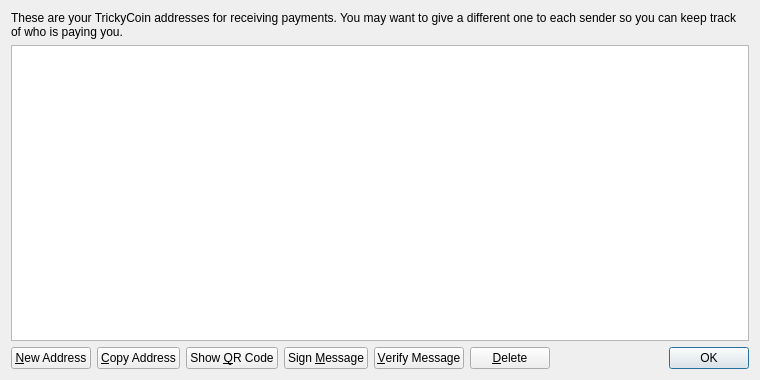
<?xml version="1.0" encoding="UTF-8"?>
<ui version="4.0">
 <class>AddressBookPage</class>
 <widget class="QWidget" name="AddressBookPage">
  <property name="geometry">
   <rect>
    <x>0</x>
    <y>0</y>
    <width>760</width>
    <height>380</height>
   </rect>
  </property>
  <property name="windowTitle">
   <string>Address Book</string>
  </property>
  <layout class="QVBoxLayout" name="verticalLayout">
   <item>
    <widget class="QLabel" name="labelExplanation">
     <property name="text">
      <string>These are your TrickyCoin addresses for receiving payments. You may want to give a different one to each sender so you can keep track of who is paying you.</string>
     </property>
     <property name="textFormat">
      <enum>Qt::PlainText</enum>
     </property>
     <property name="wordWrap">
      <bool>true</bool>
     </property>
    </widget>
   </item>
   <item>
    <widget class="QTableView" name="tableView">
     <property name="contextMenuPolicy">
      <enum>Qt::CustomContextMenu</enum>
     </property>
     <property name="toolTip">
      <string>Double-click to edit address or label</string>
     </property>
     <property name="tabKeyNavigation">
      <bool>false</bool>
     </property>
     <property name="alternatingRowColors">
      <bool>true</bool>
     </property>
     <property name="selectionMode">
      <enum>QAbstractItemView::SingleSelection</enum>
     </property>
     <property name="selectionBehavior">
      <enum>QAbstractItemView::SelectRows</enum>
     </property>
     <property name="sortingEnabled">
      <bool>true</bool>
     </property>
     <attribute name="verticalHeaderVisible">
      <bool>false</bool>
     </attribute>
    </widget>
   </item>
   <item>
    <layout class="QHBoxLayout" name="horizontalLayout">
     <item>
      <widget class="QPushButton" name="newAddressButton">
       <property name="toolTip">
        <string>Create a new address</string>
       </property>
       <property name="text">
        <string>&amp;New Address</string>
       </property>
       <property name="icon">
        <iconset resource="../bitcoin.qrc">
         <normaloff>:/icons/add</normaloff>:/icons/add</iconset>
       </property>
      </widget>
     </item>
     <item>
      <widget class="QPushButton" name="copyToClipboard">
       <property name="toolTip">
        <string>Copy the currently selected address to the system clipboard</string>
       </property>
       <property name="text">
        <string>&amp;Copy Address</string>
       </property>
       <property name="icon">
        <iconset resource="../bitcoin.qrc">
         <normaloff>:/icons/editcopy</normaloff>:/icons/editcopy</iconset>
       </property>
      </widget>
     </item>
     <item>
      <widget class="QPushButton" name="showQRCode">
       <property name="text">
        <string>Show &amp;QR Code</string>
       </property>
       <property name="icon">
        <iconset resource="../bitcoin.qrc">
         <normaloff>:/icons/qrcode</normaloff>:/icons/qrcode</iconset>
       </property>
      </widget>
     </item>
     <item>
      <widget class="QPushButton" name="signMessage">
       <property name="toolTip">
        <string>Sign a message to prove you own a TrickyCoin address</string>
       </property>
       <property name="text">
        <string>Sign &amp;Message</string>
       </property>
       <property name="icon">
        <iconset resource="../bitcoin.qrc">
         <normaloff>:/icons/edit</normaloff>:/icons/edit</iconset>
       </property>
      </widget>
     </item>
     <item>
      <widget class="QPushButton" name="verifyMessage">
       <property name="toolTip">
        <string>Verify a message to ensure it was signed with a specified TrickyCoin address</string>
       </property>
       <property name="text">
        <string>&amp;Verify Message</string>
       </property>
       <property name="icon">
        <iconset resource="../bitcoin.qrc">
         <normaloff>:/icons/transaction_0</normaloff>:/icons/transaction_0</iconset>
       </property>
      </widget>
     </item>
     <item>
      <widget class="QPushButton" name="deleteButton">
       <property name="toolTip">
        <string>Delete the currently selected address from the list</string>
       </property>
       <property name="text">
        <string>&amp;Delete</string>
       </property>
       <property name="icon">
        <iconset resource="../bitcoin.qrc">
         <normaloff>:/icons/remove</normaloff>:/icons/remove</iconset>
       </property>
      </widget>
     </item>
     <item>
      <spacer name="horizontalSpacer">
       <property name="orientation">
        <enum>Qt::Horizontal</enum>
       </property>
       <property name="sizeHint" stdset="0">
        <size>
         <width>40</width>
         <height>20</height>
        </size>
       </property>
      </spacer>
     </item>
     <item>
      <widget class="QDialogButtonBox" name="buttonBox">
       <property name="sizePolicy">
        <sizepolicy hsizetype="Maximum" vsizetype="Fixed">
         <horstretch>0</horstretch>
         <verstretch>0</verstretch>
        </sizepolicy>
       </property>
       <property name="standardButtons">
        <set>QDialogButtonBox::Ok</set>
       </property>
      </widget>
     </item>
    </layout>
   </item>
  </layout>
 </widget>
 <resources>
  <include location="../bitcoin.qrc"/>
 </resources>
 <connections/>
</ui>
